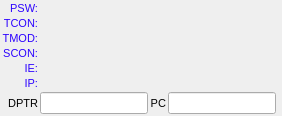
        <widget class="QWidget" name="widget_5" native="true">
         <layout class="QGridLayout" name="gridLayout_4">
          <property name="leftMargin">
           <number>2</number>
          </property>
          <property name="topMargin">
           <number>2</number>
          </property>
          <property name="rightMargin">
           <number>2</number>
          </property>
          <property name="bottomMargin">
           <number>2</number>
          </property>
          <property name="spacing">
           <number>2</number>
          </property>
          <item row="2" column="0">
           <widget class="QLabel" name="label_TMOD">
            <property name="palette">
             <palette>
              <active>
               <colorrole role="WindowText">
                <brush brushstyle="SolidPattern">
                 <color alpha="255">
                  <red>45</red>
                  <green>3</green>
                  <blue>255</blue>
                 </color>
                </brush>
               </colorrole>
              </active>
              <inactive>
               <colorrole role="WindowText">
                <brush brushstyle="SolidPattern">
                 <color alpha="255">
                  <red>45</red>
                  <green>3</green>
                  <blue>255</blue>
                 </color>
                </brush>
               </colorrole>
              </inactive>
              <disabled>
               <colorrole role="WindowText">
                <brush brushstyle="SolidPattern">
                 <color alpha="255">
                  <red>106</red>
                  <green>104</green>
                  <blue>100</blue>
                 </color>
                </brush>
               </colorrole>
              </disabled>
             </palette>
            </property>
            <property name="font">
             <font>
              <pointsize>8</pointsize>
             </font>
            </property>
            <property name="text">
             <string>TMOD:</string>
            </property>
            <property name="alignment">
             <set>Qt::AlignRight|Qt::AlignTrailing|Qt::AlignVCenter</set>
            </property>
           </widget>
          </item>
          <item row="6" column="2">
           <widget class="QLabel" name="label_PC">
            <property name="font">
             <font>
              <pointsize>8</pointsize>
             </font>
            </property>
            <property name="text">
             <string>PC</string>
            </property>
            <property name="alignment">
             <set>Qt::AlignRight|Qt::AlignTrailing|Qt::AlignVCenter</set>
            </property>
           </widget>
          </item>
          <item row="1" column="0">
           <widget class="QLabel" name="label_TCON">
            <property name="palette">
             <palette>
              <active>
               <colorrole role="WindowText">
                <brush brushstyle="SolidPattern">
                 <color alpha="255">
                  <red>45</red>
                  <green>3</green>
                  <blue>255</blue>
                 </color>
                </brush>
               </colorrole>
              </active>
              <inactive>
               <colorrole role="WindowText">
                <brush brushstyle="SolidPattern">
                 <color alpha="255">
                  <red>45</red>
                  <green>3</green>
                  <blue>255</blue>
                 </color>
                </brush>
               </colorrole>
              </inactive>
              <disabled>
               <colorrole role="WindowText">
                <brush brushstyle="SolidPattern">
                 <color alpha="255">
                  <red>106</red>
                  <green>104</green>
                  <blue>100</blue>
                 </color>
                </brush>
               </colorrole>
              </disabled>
             </palette>
            </property>
            <property name="font">
             <font>
              <pointsize>8</pointsize>
             </font>
            </property>
            <property name="text">
             <string>TCON:</string>
            </property>
            <property name="alignment">
             <set>Qt::AlignRight|Qt::AlignTrailing|Qt::AlignVCenter</set>
            </property>
           </widget>
          </item>
          <item row="0" column="1" colspan="5">
           <widget class="QLabel" name="PSWLabel">
            <property name="font">
             <font>
              <family>Monospace</family>
              <pointsize>8</pointsize>
             </font>
            </property>
            <property name="text">
             <string/>
            </property>
           </widget>
          </item>
          <item row="6" column="3">
           <widget class="QLineEdit" name="PCEdit">
            <property name="font">
             <font>
              <pointsize>8</pointsize>
             </font>
            </property>
            <property name="focusPolicy">
             <enum>Qt::NoFocus</enum>
            </property>
            <property name="readOnly">
             <bool>true</bool>
            </property>
           </widget>
          </item>
          <item row="0" column="0">
           <widget class="QLabel" name="label_PSW">
            <property name="palette">
             <palette>
              <active>
               <colorrole role="WindowText">
                <brush brushstyle="SolidPattern">
                 <color alpha="255">
                  <red>45</red>
                  <green>3</green>
                  <blue>255</blue>
                 </color>
                </brush>
               </colorrole>
              </active>
              <inactive>
               <colorrole role="WindowText">
                <brush brushstyle="SolidPattern">
                 <color alpha="255">
                  <red>45</red>
                  <green>3</green>
                  <blue>255</blue>
                 </color>
                </brush>
               </colorrole>
              </inactive>
              <disabled>
               <colorrole role="WindowText">
                <brush brushstyle="SolidPattern">
                 <color alpha="255">
                  <red>106</red>
                  <green>104</green>
                  <blue>100</blue>
                 </color>
                </brush>
               </colorrole>
              </disabled>
             </palette>
            </property>
            <property name="font">
             <font>
              <pointsize>8</pointsize>
             </font>
            </property>
            <property name="text">
             <string>PSW:</string>
            </property>
            <property name="alignment">
             <set>Qt::AlignRight|Qt::AlignTrailing|Qt::AlignVCenter</set>
            </property>
           </widget>
          </item>
          <item row="5" column="1" colspan="3">
           <widget class="QLabel" name="IPLabel">
            <property name="font">
             <font>
              <family>Monospace</family>
              <pointsize>8</pointsize>
             </font>
            </property>
            <property name="text">
             <string/>
            </property>
           </widget>
          </item>
          <item row="6" column="0">
           <widget class="QLabel" name="label_DPTR">
            <property name="font">
             <font>
              <pointsize>8</pointsize>
             </font>
            </property>
            <property name="text">
             <string>DPTR</string>
            </property>
            <property name="alignment">
             <set>Qt::AlignRight|Qt::AlignTrailing|Qt::AlignVCenter</set>
            </property>
           </widget>
          </item>
          <item row="2" column="1" colspan="3">
           <widget class="QLabel" name="TMODLabel">
            <property name="font">
             <font>
              <family>Monospace</family>
              <pointsize>8</pointsize>
             </font>
            </property>
            <property name="text">
             <string/>
            </property>
           </widget>
          </item>
          <item row="6" column="1">
           <widget class="QLineEdit" name="DPTREdit">
            <property name="font">
             <font>
              <pointsize>8</pointsize>
             </font>
            </property>
            <property name="focusPolicy">
             <enum>Qt::NoFocus</enum>
            </property>
            <property name="readOnly">
             <bool>true</bool>
            </property>
           </widget>
          </item>
          <item row="5" column="0">
           <widget class="QLabel" name="label_IP">
            <property name="palette">
             <palette>
              <active>
               <colorrole role="WindowText">
                <brush brushstyle="SolidPattern">
                 <color alpha="255">
                  <red>45</red>
                  <green>3</green>
                  <blue>255</blue>
                 </color>
                </brush>
               </colorrole>
              </active>
              <inactive>
               <colorrole role="WindowText">
                <brush brushstyle="SolidPattern">
                 <color alpha="255">
                  <red>45</red>
                  <green>3</green>
                  <blue>255</blue>
                 </color>
                </brush>
               </colorrole>
              </inactive>
              <disabled>
               <colorrole role="WindowText">
                <brush brushstyle="SolidPattern">
                 <color alpha="255">
                  <red>106</red>
                  <green>104</green>
                  <blue>100</blue>
                 </color>
                </brush>
               </colorrole>
              </disabled>
             </palette>
            </property>
            <property name="font">
             <font>
              <pointsize>8</pointsize>
             </font>
            </property>
            <property name="text">
             <string>IP:</string>
            </property>
            <property name="alignment">
             <set>Qt::AlignRight|Qt::AlignTrailing|Qt::AlignVCenter</set>
            </property>
           </widget>
          </item>
          <item row="4" column="1" colspan="3">
           <widget class="QLabel" name="IELabel">
            <property name="font">
             <font>
              <family>Monospace</family>
              <pointsize>8</pointsize>
             </font>
            </property>
            <property name="text">
             <string/>
            </property>
           </widget>
          </item>
          <item row="4" column="0">
           <widget class="QLabel" name="label_IE">
            <property name="palette">
             <palette>
              <active>
               <colorrole role="WindowText">
                <brush brushstyle="SolidPattern">
                 <color alpha="255">
                  <red>45</red>
                  <green>3</green>
                  <blue>255</blue>
                 </color>
                </brush>
               </colorrole>
              </active>
              <inactive>
               <colorrole role="WindowText">
                <brush brushstyle="SolidPattern">
                 <color alpha="255">
                  <red>45</red>
                  <green>3</green>
                  <blue>255</blue>
                 </color>
                </brush>
               </colorrole>
              </inactive>
              <disabled>
               <colorrole role="WindowText">
                <brush brushstyle="SolidPattern">
                 <color alpha="255">
                  <red>106</red>
                  <green>104</green>
                  <blue>100</blue>
                 </color>
                </brush>
               </colorrole>
              </disabled>
             </palette>
            </property>
            <property name="font">
             <font>
              <pointsize>8</pointsize>
             </font>
            </property>
            <property name="text">
             <string>IE:</string>
            </property>
            <property name="alignment">
             <set>Qt::AlignRight|Qt::AlignTrailing|Qt::AlignVCenter</set>
            </property>
           </widget>
          </item>
          <item row="1" column="1" colspan="5">
           <widget class="QLabel" name="TCONLabel">
            <property name="font">
             <font>
              <family>Monospace</family>
              <pointsize>8</pointsize>
             </font>
            </property>
            <property name="text">
             <string/>
            </property>
           </widget>
          </item>
          <item row="3" column="0">
           <widget class="QLabel" name="label_SCON">
            <property name="palette">
             <palette>
              <active>
               <colorrole role="WindowText">
                <brush brushstyle="SolidPattern">
                 <color alpha="255">
                  <red>45</red>
                  <green>3</green>
                  <blue>255</blue>
                 </color>
                </brush>
               </colorrole>
              </active>
              <inactive>
               <colorrole role="WindowText">
                <brush brushstyle="SolidPattern">
                 <color alpha="255">
                  <red>45</red>
                  <green>3</green>
                  <blue>255</blue>
                 </color>
                </brush>
               </colorrole>
              </inactive>
              <disabled>
               <colorrole role="WindowText">
                <brush brushstyle="SolidPattern">
                 <color alpha="255">
                  <red>106</red>
                  <green>104</green>
                  <blue>100</blue>
                 </color>
                </brush>
               </colorrole>
              </disabled>
             </palette>
            </property>
            <property name="font">
             <font>
              <pointsize>8</pointsize>
             </font>
            </property>
            <property name="text">
             <string>SCON:</string>
            </property>
            <property name="alignment">
             <set>Qt::AlignRight|Qt::AlignTrailing|Qt::AlignVCenter</set>
            </property>
           </widget>
          </item>
          <item row="3" column="1" colspan="3">
           <widget class="QLabel" name="SCONLabel">
            <property name="font">
             <font>
              <family>Monospace</family>
              <pointsize>8</pointsize>
             </font>
            </property>
            <property name="text">
             <string/>
            </property>
           </widget>
          </item>
         </layout>
        </widget>
